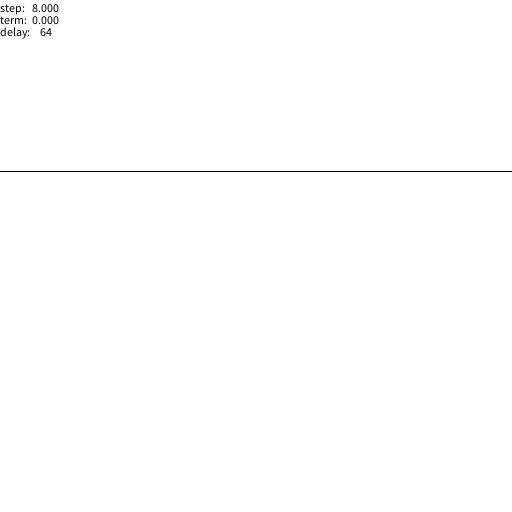
Frame 1 (no input)
Frame 60 (the mouse pressed at the canvas centre just before this capture): identical to frame 1, image omitted
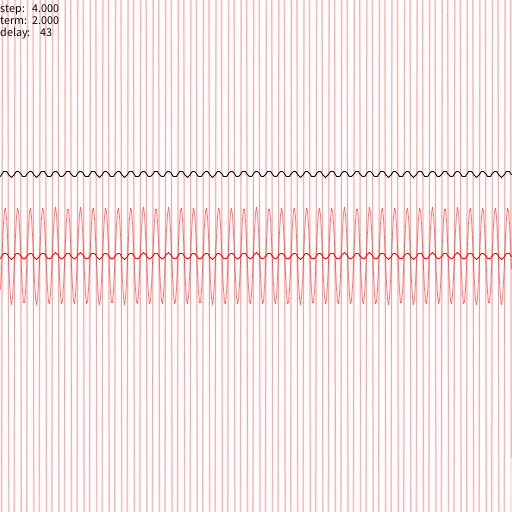
Frame 120 (the mouse held since frame 60 and released just before this capture)

The Processing sketch that drew these frames (run headless with seeded random() and noise(); from frame 60 on, the mouse is pressed at the canvas centre):

// Processing sketch: fourier_gaussian_visualization
// ── fourier_gaussian_visualization.pde
int mode = 0;
float[] gaussVals; 
float[] term; 
boolean[] added;
float hscale = 0.25;

int delay = 64;

void setup(){
  size(512,512);
  background(255);
  gaussVals = new float[width];
  term = new float[width];
  added = new boolean[width];
  for(int i = 0; i < width; i++){added[i] = false;gaussVals[i] = 0;term[i] = 0;}
  drawGraph(term,-height/3,height/2,255,0,0);
  drawGraph(gaussVals,-height/3,height/2,0,0,0);
  if (mode == 1){
    term = cosArr(0);
    addArr(gaussVals,term);
    addArr(gaussVals,term);
    added[width/2] = true;
  }
}
float max = 8;
float i = 0;
float istep = max;
int frameI = 0;
boolean prevMouse = false;
int prevMouseX=0;
void draw(){
  if(mode == 1){
    if(mousePressed  ){
      
      background(255);
      
      float vscale = 1;
      int d = 0;
      int start = mouseX;
      if(prevMouse){
        start = prevMouseX;
        d = Integer.signum(mouseX-start);
      }
      if(!added[mouseX%width]){
          added[mouseX%width] = true;
          term = cosArr(hscale*hscale*((mouseX%width)-width/2));
          vscale = 2*addArr(gaussVals,term);
          drawGraph(term,-height/3/vscale,height/2,255,0,0);
      }
      for(int mx = start; mx != mouseX; mx += d){
        if(!added[mx%width]){
          added[mx%width] = true;
          term = cosArr(hscale*hscale*((mx%width)-width/2));
          vscale = 2*addArr(gaussVals,term);
          drawGraph(term,-height/3/vscale,height/2,255,0,0);
        }
      }
      drawGraph(gaussVals,-height/3/vscale,height/2,0,0,0);
      stroke(0,0,255,128);
      for(int x = 0; x < width; x++){
        if(!added[x]){line(x,0,x,height);}}
        
    }
    prevMouse = mousePressed;
    prevMouseX = mouseX;
  }
  if(frameI == 0 && mode == 0){
  background(255);
  fill(0);
  text("step:",0,12);
  text(istep,30,12);
  text("term:",0,24);
  text(i,30,24);
  text("delay:",0,36);
  text(delay,40,36);
  term = cosArr(i);
  float vscale = 2*addArr(gaussVals,term);
  

  drawGraph(term,-height/3/vscale,height/2,255,0,0);
  

  drawGraph(gaussVals,-height/3/vscale,height/2,0,0,0);
  
  
  i += istep;
  if(i>max){
    i = 0;
    istep /= 2;
    i += istep/2;
    delay = delay*2/3 + 1;
  }
  }
  frameI = (frameI+1)%delay;
}

float addArr(float[] a, float[] b){
  float max = 0;
  for(int x = 0; x < a.length; x++){
    a[x] += b[x];
  if(a[x]> max){max = a[x];} }
  return max;
}

float[] cosArr(float i){
  float[] res = new float[width];
  float g = gaussian(i);
  if (i == 0){ g /= 2;}
  for(int j = 0; j < width; j++){
    float x = (j-width/2)*hscale;
    res[j] = g*cos(x*i);
  }
  return res;
}

float gaussian(float x){
  return exp(-(x*x));
}
void keyPressed(){
  if (key == '+' && delay > 1){
    delay--;
  }
  if (key == '-'){
    delay++;
  }
}

void drawGraph(float[] vals,float s,float o,int r,int g, int b){
  for(int x = 0; x < vals.length-1; x++){
    int a = 255;
    for( int y = 1; a > 0;y<<=4){ 
      stroke(r,g,b,a);
      a >>= 1;
      line(x,s*vals[x]*y+o,x+1,s*vals[x+1]*y+o);}}
}
